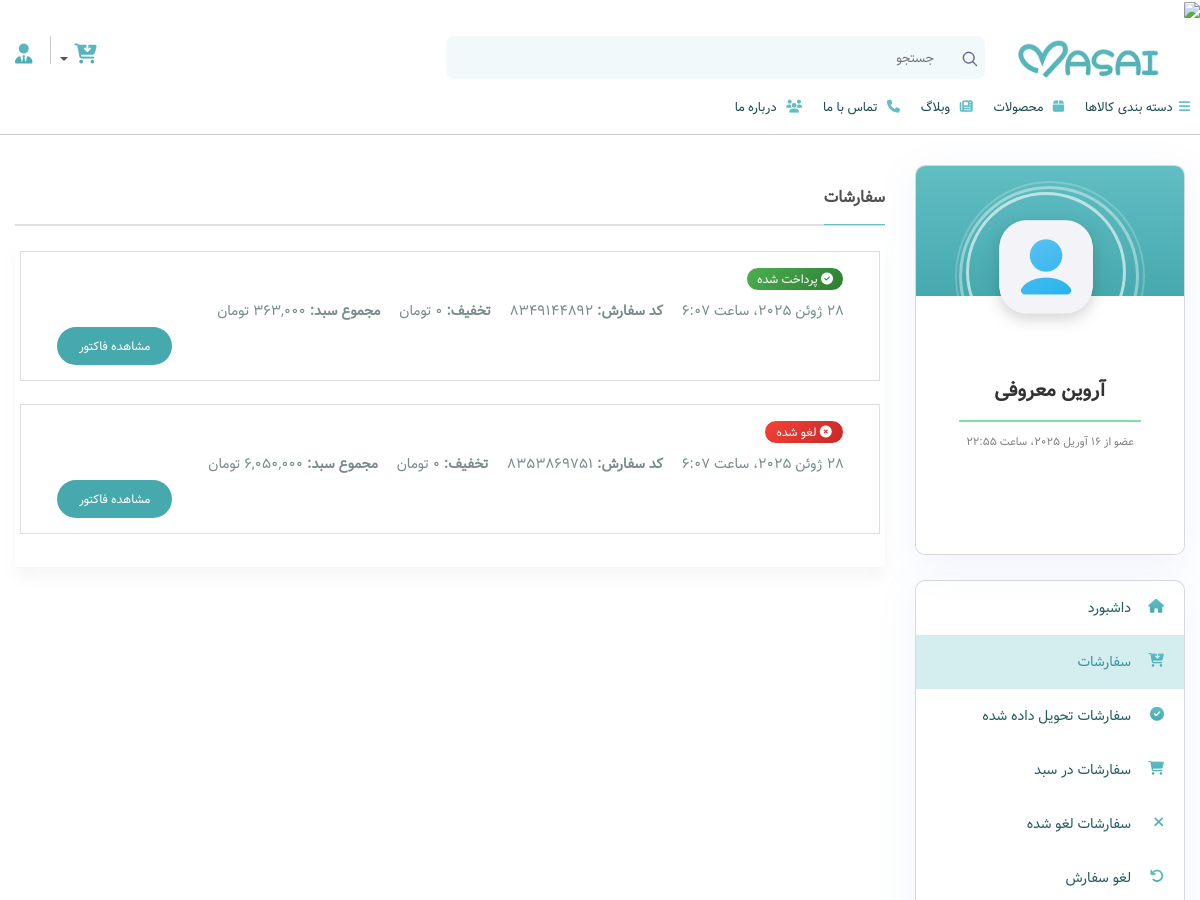
/dashboard/orders/ (signed in, upper part), run on an earlier commit of the app's database.
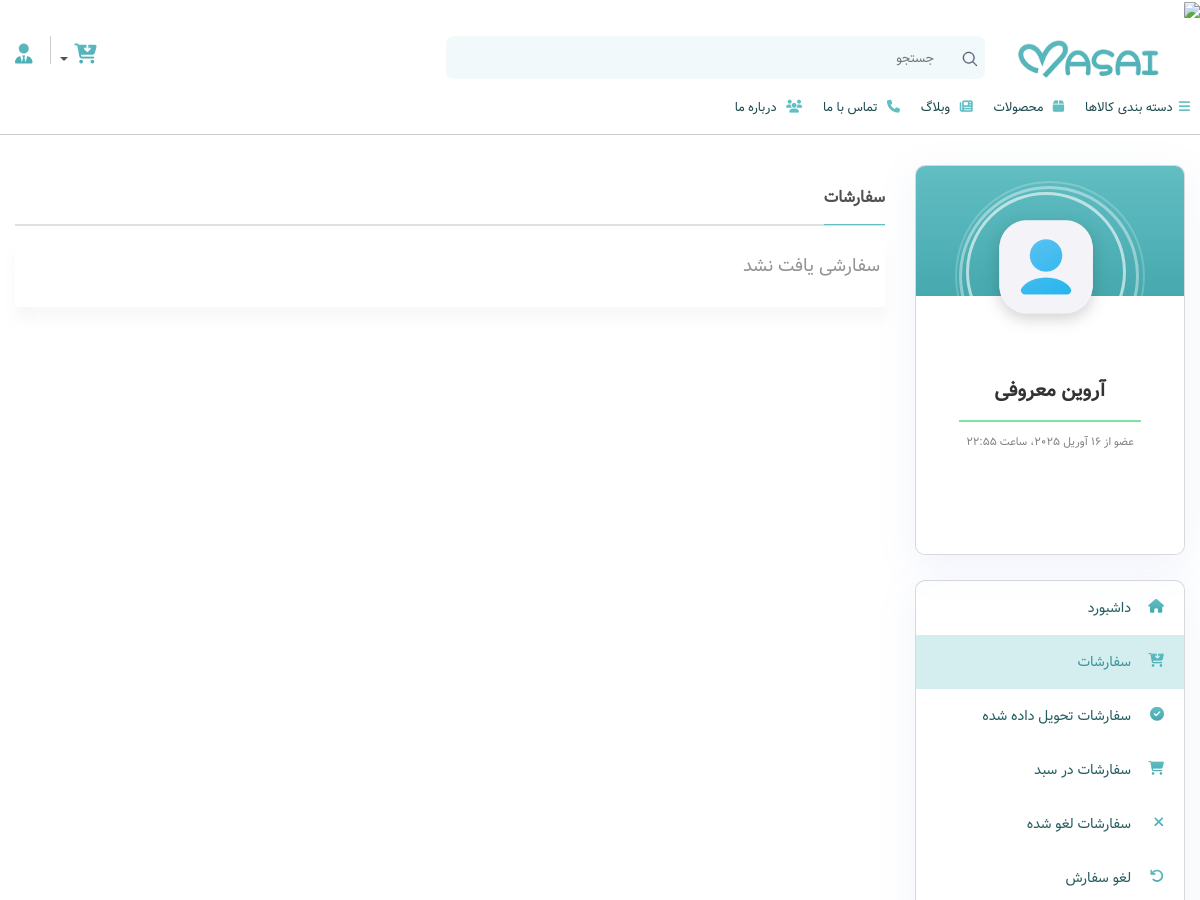
And on a later commit of the database.
### cart/models.py (models this page shows, shortened)
class Order(models.Model):
    ORDER_STATUS = (
        ('pending', 'در انتظار پرداخت'),
        ('paid', 'پرداخت شده'),
        ('processing', 'در حال پردازش'),
        ('shipped', 'ارسال شده'),
        ('delivered', 'تحویل داده شده'),
        ('cancelled', 'لغو شده'),
    )
    user = models.ForeignKey(User, on_delete=models.CASCADE, related_name='orders', verbose_name='کاربر')
    order_number = ShortUUIDField(length=10, max_length=10, alphabet="1234567890", unique=True, verbose_name="شماره سفارش")
    address = models.ForeignKey(Address, on_delete=models.SET_NULL, null=True, verbose_name='آدرس')
    cart = models.ForeignKey(Cart, on_delete=models.SET_NULL, null=True, blank=True, verbose_name='سبد خرید')
    items_data = models.JSONField(null=True, blank=True, verbose_name='اطلاعات محصولات')
    total_price = models.IntegerField(verbose_name='مبلغ کل')
    coupon_discount = models.IntegerField(default=0, verbose_name='تخفیف کوپن')
    shipping_cost = models.IntegerField(default=0, verbose_name='هزینه ارسال')
    final_price = models.IntegerField(verbose_name='مبلغ قابل پرداخت')
    status = models.CharField(max_length=20, choices=ORDER_STATUS, default='pending', verbose_name='وضعیت سفارش')
    created_at = models.DateTimeField(auto_now_add=True, verbose_name='تاریخ ایجاد')
    updated_at = models.DateTimeField(auto_now=True, verbose_name='تاریخ به‌روزرسانی')
    class Meta:
        verbose_name = 'سفارش'
        verbose_name_plural = 'سفارشات'
        ordering = ['-created_at']

### accounts/models.py (models this page shows, shortened)
class Profile(models.Model):
    user = models.OneToOneField(User, on_delete=models.CASCADE, verbose_name='کاربر')
    first_name = models.CharField(max_length=100, null=True, blank=True, verbose_name='نام')
    last_name = models.CharField(max_length=100, null=True, blank=True, verbose_name='نام خانوادگی')
    email = models.EmailField(max_length=100, null=True, blank=True, verbose_name='ایمیل')
    about_me = models.CharField(max_length=250, null=True, blank=True, verbose_name='درباره من')
    phone = models.CharField(max_length=11, null=True, blank=True, validators=[RegexValidator(regex='^09\d{9}$', message='شماره تلفن باید با 09 شروع شده و 11 رقم باشد')], verbose_name='شماره تلفن')
    card_number = models.CharField(max_length=16, validators=[RegexValidator(regex=r'^\d{16}$', message='شماره کارت باید 16 رقم باشد', code='invalid_card_number')], null=True, blank=True, verbose_name='شماره کارت')
    image = models.ImageField(upload_to='profile/', null=True, blank=True, verbose_name='تصویر پروفایل')
    created_at = models.DateTimeField(auto_now_add=True, verbose_name='تاریخ ایجاد')
    class Meta:
        verbose_name = 'پروفایل'
        verbose_name_plural = 'پروفایل ها'

### dashboard/views.py (the view)
# urls.py: path('orders/', views.order_list, name='orders'),
@login_required
def order_list(request):
    user = request.user
    profile = Profile.objects.get(user=user)
    orders = Order.objects.filter(user=user).order_by('-created_at')
    page_number = request.GET.get('page')
    paginator = Paginator(orders, 6)
    object_list = paginator.get_page(page_number)
    pages_to_show = get_pages_to_show(object_list.number, paginator.num_pages)
    context = {
        'profile': profile,
        'orders': object_list,
        'pages_to_show': pages_to_show,
    }
    return render(request, 'dashboard/orders.html', context)

### dashboard/templates/dashboard/orders.html (shortened to what this page needs)
{% extends "base.html" %}
{% load static %}
{% load jalali_tags %}
{% load custom_filters %}
{% block content %}
    <main class="order-delivered default space-top-30">
        <div class="container">
            <div class="row">
                <div class="col-xl-9 col-lg-8 col-md-12 order-2">
                    <div class="row">
                        <div class="col-lg-12">
                            <header class="card-header">
                                <h3 class="card-title"><span>سفارشات</span></h3>
                            </header>
                            <div class="content-section default">
                                <div class="row">
                                    {% if orders %}
                                        {% for order in orders %}
                                            <div class="col-md-12 col-sm-12 order_delivered_sec">
                                                <div class="profile-recent-fav-row">
                                                    <div class="col-12">
                                                        <h4 class="profile-recent-fav-name">
                                                            {% if order.status == 'paid' %}
                                                                <span class="badge badge-paid">
                                                                    <i class="fa fa-check-circle" style='color: white;' aria-hidden="true"></i> {{ order.get_status_display }}
                                                                </span>
                                                            {% elif order.status == 'shipped' %}
                                                                <span class="badge badge-shipped">
                                                                    <i class="fa fa-truck" style='color: white;' aria-hidden="true"></i> {{ order.get_status_display }}
                                                                </span>
                                                            {% elif order.status == 'delivered' %}
                                                                <span class="badge badge-delivered">
                                                                    <i class="fa fa-check-square" style='color: white;' aria-hidden="true"></i> {{ order.get_status_display }}
                                                                </span>
                                                            {% elif order.status == 'pending' %}
                                                                <span class="badge badge-pending">
                                                                    <i class="fa fa-clock" style='color: white;' aria-hidden="true"></i> {{ order.get_status_display }}
                                                                </span>
                                                            {% elif order.status == 'processing' %}
                                                                <span class="badge badge-processing">
                                                                    <i class="fa fa-cog fa-spin" style='color: white;' aria-hidden="true"></i> {{ order.get_status_display }}
                                                                </span>
                                                            {% elif order.status == 'cancelled' %}
                                                                <span class="badge badge-cancelled">
                                                                    <i class="fa fa-times-circle" style='color: white;' aria-hidden="true"></i> {{ order.get_status_display }}
                                                                </span>
                                                            {% endif %}
                                                        </h4>
                                                        <ul>
                                                            <li>
                                                                {{ order.created_at|to_jalali:'%d %b %Y' }}
                                                            </li>
                                                            <li>
                                                                <b>کد سفارش: </b>{{ order.order_number }}
                                                            </li>
                                                            <li>
                                                                <b>تخفیف: </b>{{ order.coupon_discount|format_price }}
                                                                تومان
                                                            </li>
                                                            <li>
                                                                <b>مجموع سبد: </b>{{ order.final_price|format_price }}
                                                                تومان
                                                            </li>
                                                        </ul>
                                                    </div>
                                                    <div class="col-12 text-left">
                                                        <a href="{% url 'dashboard:order_detail' order.order_number %}" class="btn btn-main-masai">مشاهده فاکتور</a>
                                                    </div>
                                                </div>
                                            </div>
                                        {% endfor %}
                                    {% else %}
                                        <div class="">
                                            <p>سفارشی یافت نشد</p>
                                        </div>
                                    {% endif %}
                                </div>
                            </div>
                        </div>
                    </div>
                </div>
                {% include "includes/dashboard_sidebar.html" %}
            </div>
        </div>
    </main>
{% endblock %}

### templates/includes/dashboard_sidebar.html (shortened to what this page needs)
{% load static %}
{% load jalali_tags %}
<div class="profile-page-aside col-xl-3 col-lg-4 col-md-6 center-section order-1">
    <div class="profile-card-1">
        <div class="img">
            {% if profile.image %}
                <img src="{{ profile.image.url }}" alt='{{ profile.user.username }}' />
            {% else %}
                <img src="{% static "img/default_profile_image.png" %}" alt='{{ profile.user.username }}' />
            {% endif %}
        </div>
        <div class="mid-section">
            {% if profile.first_name and profile.last_name %}
                <div class="name">{{ profile.first_name }} {{ profile.last_name }}</div>
            {% else %}
                <div class="name">{{ profile.user.username }}</div>
            {% endif %}
            <div class="line"></div>
            <div class="stats">
                <div class="stat">
                    <div class="subtext">عضو از {{ request.user.date_joined|to_jalali:'%Y/%m/%d' }}</div>
                </div>
            </div>
        </div>
    </div>
    <div class="profile-menu ">
        <ul class="profile-menu-items">
            <li>
                <a href="{% url "dashboard:home" %}" class="dropdown-item {% if request.resolver_match.url_name == 'home' %}active{% endif %}">
                    <i class="fa fa-home colormain" aria-hidden="true"></i>
                    داشبورد
                </a>
            </li>
            <li>
                <a href="{% url "dashboard:orders" %}" class="dropdown-item {% if request.resolver_match.url_name == 'orders' %}active{% endif %}">
                    <i class="fa fa-cart-arrow-down colormain" aria-hidden="true"></i> سفارشات
                </a>
            </li>
            <li>
                <a href="{% url "dashboard:orders_delivered" %}" class="dropdown-item {% if request.resolver_match.url_name == 'orders_delivered' %}active{% endif %}">
                    <i class="fa fa-check-circle colormain" aria-hidden="true"></i>
                    سفارشات تحویل داده شده
                </a>
            </li>
            <li>
                <a href="{% url "dashboard:cart_summary" %}" class="dropdown-item {% if request.resolver_match.url_name == 'cart_summary' %}active{% endif %}">
                    <i class="fa fa-shopping-cart colormain" aria-hidden="true"></i> سفارشات در سبد
                </a>
            </li>
            <li>
                <a href="{% url "dashboard:orders_cancelled" %}" class="dropdown-item {% if request.resolver_match.url_name == 'orders_cancelled' %}active{% endif %}">
                    <i class="fa fa-times colormain" aria-hidden="true"></i>
                    سفارشات لغو شده
                </a>
            </li>
            <li>
                <a href="{% url "dashboard:orders_return" %}" class="dropdown-item {% if request.resolver_match.url_name == 'orders_return' %}active{% endif %}">
                    <i class="fa fa-undo colormain" aria-hidden="true"></i>
                    لغو سفارش
                </a>
            </li>
        </ul>
    </div>
</div>

What changed in the data, as far as the page shows it:
removed Order: status "پرداخت شده", created_at|to_jalali "28 ژوئن 2025، ساعت 6:07", order_number "8349144892"
removed Order: status "لغو شده", created_at|to_jalali "28 ژوئن 2025، ساعت 6:07", order_number "8353869751"
Also different on the page:
text now shown: "سفارشی یافت نشد"
